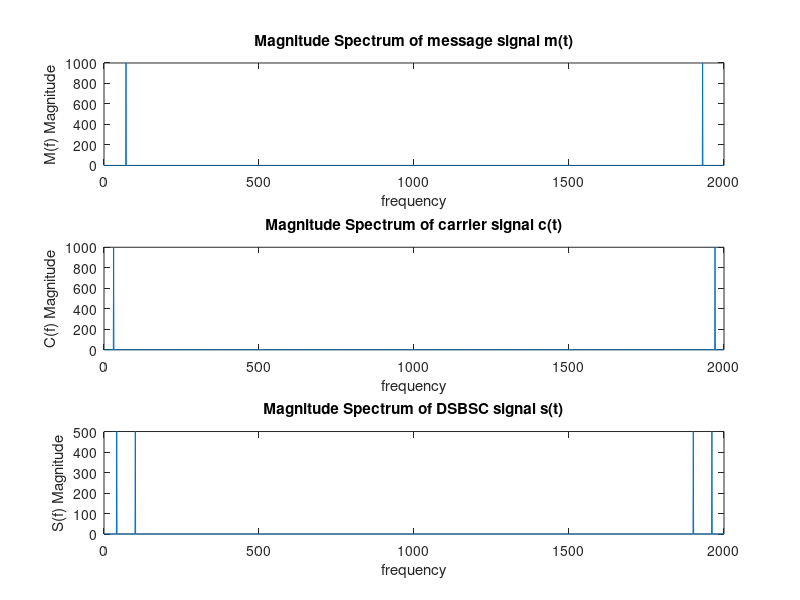

Write the MATLAB code that produced this figure.


fs = 2000;
fc = 30; 
fm = 70;  % fm > fc

l = 1/fs;  
t = 0: l : 1-l; 

m = cos(2*pi*fm*t);
c = cos(2*pi*fc*t);
s = c.*m;

M = fft(m);
M_magnitude = abs(M);

C = fft(c);
C_magnitude = abs(C);

S = fft(s);
S_magnitude = abs(S);

subplot(3,1,1);
plot(M_magnitude);
ylabel('M(f) Magnitude');
xlabel('frequency');
title('Magnitude Spectrum of message signal m(t)');

subplot(3,1,2);
plot(C_magnitude);
ylabel('C(f) Magnitude');
xlabel('frequency');
title('Magnitude Spectrum of carrier signal c(t)');

subplot(3,1,3);
plot(S_magnitude);
ylabel('S(f) Magnitude');
xlabel('frequency');
title('Magnitude Spectrum of DSBSC signal s(t)');
